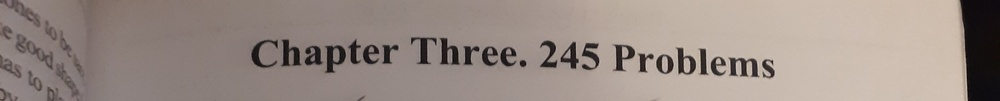
#> input picture problem_images/problem-000.jpg, 1000 x 101 px, shrunk from 3096 x 313 before the run; its folder holds only this picture in this run
$ python parser.py ../../problem_images/problem-000.jpg
#> lines starting #> are read from the running program, lines starting #| are printed output that depends on the picture; after the words box and inside, x2 and y2 are one past the last pixel; in counts of white or black regions, pixels touching at a corner belong together
import cv2
import numpy as np
import pytesseract
import re
import os
from typing import List, Tuple, Dict
import argparse


class GoProblemParser:
    def __init__(self, padding_factor: float = 0.1, min_problem_height: int = 200, min_problem_width: int = 150):
        """
        Initialize the Go problem parser.

        Args:
            padding_factor: Factor to add padding around detected problems (0.1 = 10% padding)
            min_problem_height: Minimum height for a problem region
            min_problem_width: Minimum width for a problem region
        """
#> in process_page, original_image is the input picture: shape (101, 1000, 3); mean B, G, R 133.6, 140.7, 153.7
#| Image dimensions: (101, 1000, 3)
        self.padding_factor = padding_factor
        self.min_problem_height = min_problem_height
        self.min_problem_width = min_problem_width

        # Create output directory
        os.makedirs("problem_images", exist_ok=True)

    def preprocess_image(self, image: np.ndarray) -> np.ndarray:
        """
        Preprocess the image for better OCR and analysis.

        Args:
            image: Input image as numpy array

        Returns:
            Preprocessed image
        """
        # Convert to grayscale if needed
        if len(image.shape) == 3:
            gray = cv2.cvtColor(image, cv2.COLOR_BGR2GRAY)
        else:
            gray = image.copy()

        # Apply Gaussian blur to reduce noise
        blurred = cv2.GaussianBlur(gray, (3, 3), 0)
        cv2.imwrite("preprocess/1-blurred.jpg", blurred)

        # Apply adaptive thresholding for better text detection
        binary = cv2.adaptiveThreshold(blurred, 255, cv2.ADAPTIVE_THRESH_GAUSSIAN_C, cv2.THRESH_BINARY, 11, 2)
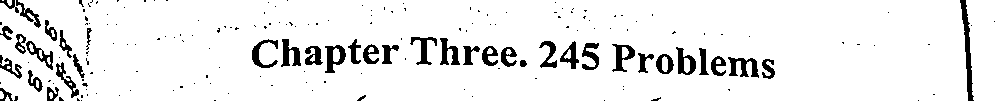
#> binary: shape (101, 1000); 92.2% white; 183 black regions (143 under 20 px), largest, box (x1, y1, x2, y2) and area: (960, 0, 974, 101) 519, (728, 57, 759, 78) 337, (325, 45, 346, 73) 304
        cv2.imwrite("preprocess/2-binary.jpg", binary)

        # Apply sharpening kernel
        kernel = np.array([[-1, -1, -1],
                           [-1, 9, -1],
                           [-1, -1, -1]])
        sharpened = cv2.filter2D(binary, -1, kernel)
        cv2.imwrite("preprocess/3-sharpened.jpg", sharpened)

        # binary = cv2.adaptiveThreshold(sharpened, 255, cv2.ADAPTIVE_THRESH_GAUSSIAN_C, cv2.THRESH_BINARY, 141, 2)
        # cv2.imwrite("preprocess/3-binary.jpg", binary)

        blurred_image = cv2.medianBlur(sharpened, 5)
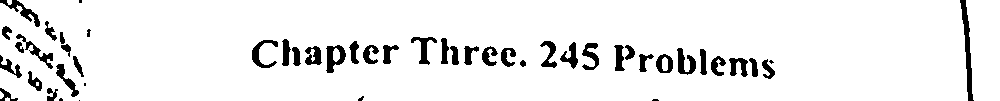
#> blurred_image: shape (101, 1000); 92.9% white; 50 black regions (7 under 20 px), largest, box (x1, y1, x2, y2) and area: (960, 0, 974, 101) 519, (326, 45, 346, 73) 303, (0, 0, 40, 27) 289
        cv2.imwrite("preprocess/4-blurred_image.jpg", blurred_image)

        # _, binary = cv2.threshold(blurred_image3, 127, 255, cv2.THRESH_BINARY)
        # cv2.imwrite("preprocess/7-blurred_image3.jpg", binary)

        # Invert image (white background -> black, black text -> white)
        # inverted = cv2.bitwise_not(binary)

        return blurred_image

    def find_problem_headers(self, image: np.ndarray) -> List[Dict]:
        """
        Find all "Problem ##" headers in the image using OCR with flexible matching.

        Args:
            image: Preprocessed image

        Returns:
            List of dictionaries containing problem info and bounding box info
        """
        # Use pytesseract to get detailed OCR data
        custom_config = r'--oem 3 --psm 6'

        # Get OCR data with bounding boxes
        data = pytesseract.image_to_data(image, config=custom_config, output_type=pytesseract.Output.DICT)

        problems = []

        # More flexible pattern to match "Problem" with common OCR errors
        # Handles: Problem, Preblem, Problen, problem, etc.
        flexible_patterns = [
            r'(.)?[Pp][rn][eoa][bhb][il][eoa][mn](.*)?',  # Main pattern with common substitutions
            r'(.)?[Pp]r[eo]bl[eoa][mn](.*)?',  # Simplified version
            r'(.)?[Pp][rn][eoa][bhb][1il][eoa][mn](.*)?',  # Include 1 for l
            r'(.)?[Pp][rRn][e3o0][bB][1iIlL][e3aA][mM](.*)?',  # General pattern
            r'(.)?[Pp]r[eo]bl[eao][mn](.*)?',  # Simpler fuzzy version
        ]

        # Check if text matches any of our flexible patterns
        for i in range(len(data['text'])):
            word = data['text'][i].strip()
            print(i, ': ', word)
            if not word:
                continue  # Skip empty or whitespace entries

            for pattern in flexible_patterns:
                if re.fullmatch(pattern, word, re.IGNORECASE):
                    bbox = (data['left'][i], data['top'][i], data['width'][i], data['height'][i])
                    center_x = data['left'][i] + data['width'][i] // 2
                    center_y = data['top'][i] + data['height'][i] // 2
                    problems.append({
                        'text': word,
                        'bbox': bbox,
                        'center_x': center_x,
                        'center_y': center_y,
                        'index': i
                    })
                    break

        return problems

    # [133 lines left out: functions estimate_problem_regions, extract_and_save_problems, not called in this run]

    def process_page(self, image_path: str, debug: bool = False) -> None:
        """
        Process a complete go problem book page.

        Args:
            image_path: Path to the input image
            debug: Whether to save debug images
        """
        # Load the original image
        original_image = cv2.imread(image_path)
        if original_image is None:
            raise ValueError(f"Could not load image from {image_path}")

        print(f"Processing image: {image_path}")
        print(f"Image dimensions: {original_image.shape}")

        # Preprocess for OCR
        preprocessed = self.preprocess_image(original_image)
        print("Preprocessing complete.")

        if debug:
            cv2.imwrite("debug_preprocessed.jpg", preprocessed)

        # Find problem headers
        problems = self.find_problem_headers(preprocessed)
        print(f"Found {len(problems)} problems:")
        for prob in problems:
            print(f"  Problem: {prob['text']} at {prob['bbox']}")

        if not problems:
            print("No problems detected. Check image quality and OCR settings.")
            return

        if debug:
            draw_problem_words(original_image, problems, "debug/problem_text_detection.jpg")

        # Estimate problem regions
        # rows = self.estimate_problem_regions(problems, original_image.shape)
        #
        # if debug:
        #     draw_rows(original_image, rows, "debug/problem_rows.jpg")

        regions = self.estimate_problem_regions(problems, original_image.shape)

        # Create debug image showing detected regions
        if debug:
            draw_regions(original_image, regions, "debug/problem_region_detection.jpg")

        # Extract and save individual problems
        self.extract_and_save_problems(original_image, regions)

        print(f"Extraction complete! Saved {len(regions)} problems to problem_images/")


# [35 lines left out: functions draw_problem_words, draw_regions, draw_rows, not called in this run]


def main():
    parser = argparse.ArgumentParser(description='Extract Go problems from scanned book pages')
    parser.add_argument('image_path', help='Path to the input image')
    parser.add_argument('--debug', action='store_true', help='Save debug images')
    parser.add_argument('--padding', type=float, default=0,
                        help='Padding factor around problems (default: 0.1)')
    parser.add_argument('--min-height', type=int, default=200,
                        help='Minimum problem height (default: 200)')
    parser.add_argument('--min-width', type=int, default=150,
                        help='Minimum problem width (default: 150)')

    args = parser.parse_args()

    # Create parser instance
    parser_instance = GoProblemParser(
        padding_factor=args.padding,
        min_problem_height=args.min_height,
        min_problem_width=args.min_width
    )

    try:
        # Process the page
        parser_instance.process_page(args.image_path, debug=args.debug)
#> (the call stopped at in find_problem_headers, `data = pytesseract.image_to_data(image, config=custom_config, output_t..`: pytesseract is not available in this run)
    except Exception as e:
        print(f"Error processing image: {e}")
        return 1

    return 0


if __name__ == "__main__":
    exit(main())
#> (the program exits here)

$ run again, on problem_images/problem-004.jpg
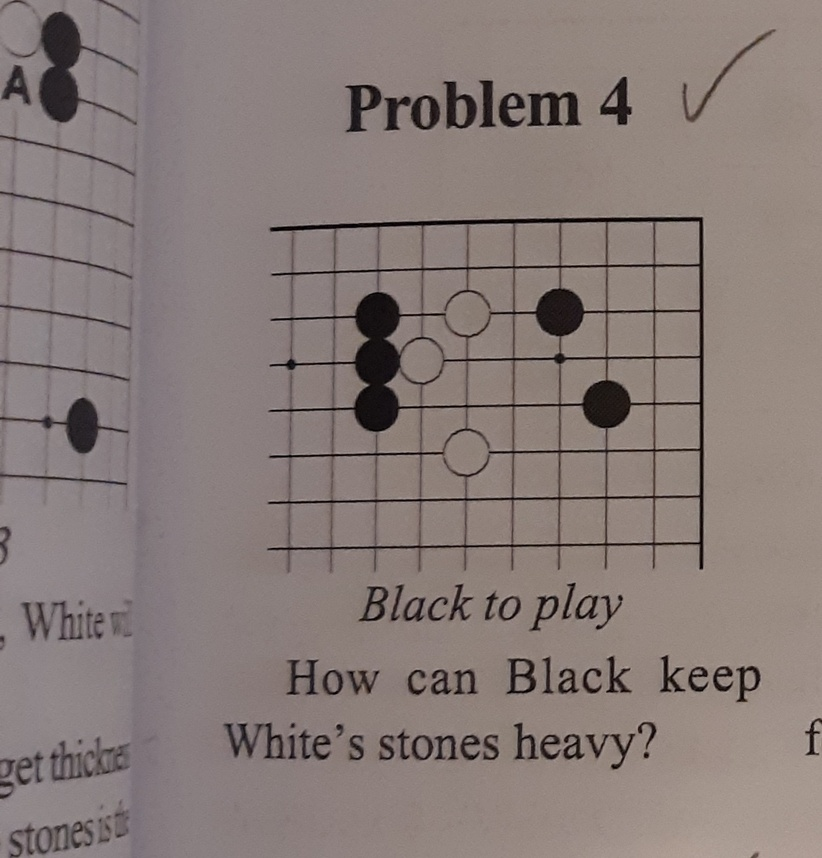
#> input picture problem_images/problem-004.jpg, 822 x 858 px, shrunk from 1238 x 1293 before the run
#> in process_page, original_image is the input picture: shape (858, 822, 3); mean B, G, R 120.1, 123.4, 135.6
#| Image dimensions: (858, 822, 3)
#> in preprocess_image, `binary = cv2.adaptiveThreshold(blurred, 255, cv2.ADAPTIVE_THRESH_GAUSS..`:
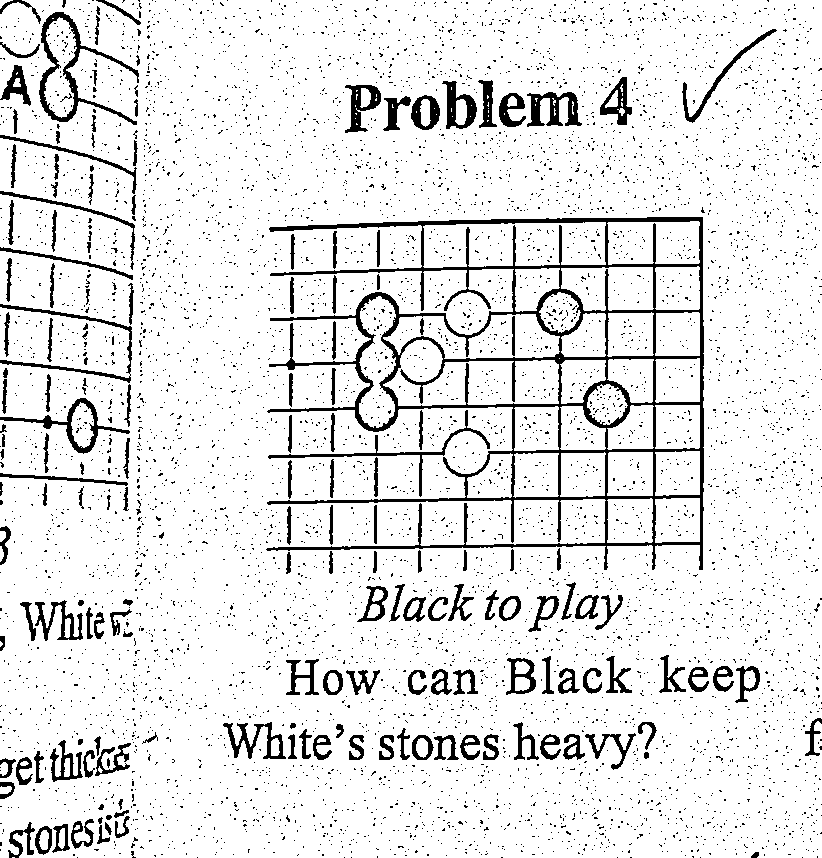
#> binary: shape (858, 822); 90.3% white; 6523 black regions (6345 under 20 px), largest, box (x1, y1, x2, y2) and area: (266, 217, 704, 570) 18703, (39, 12, 139, 125) 1814, (0, 398, 130, 454) 1017
#> in preprocess_image, `blurred_image = cv2.medianBlur(sharpened, 5)`:
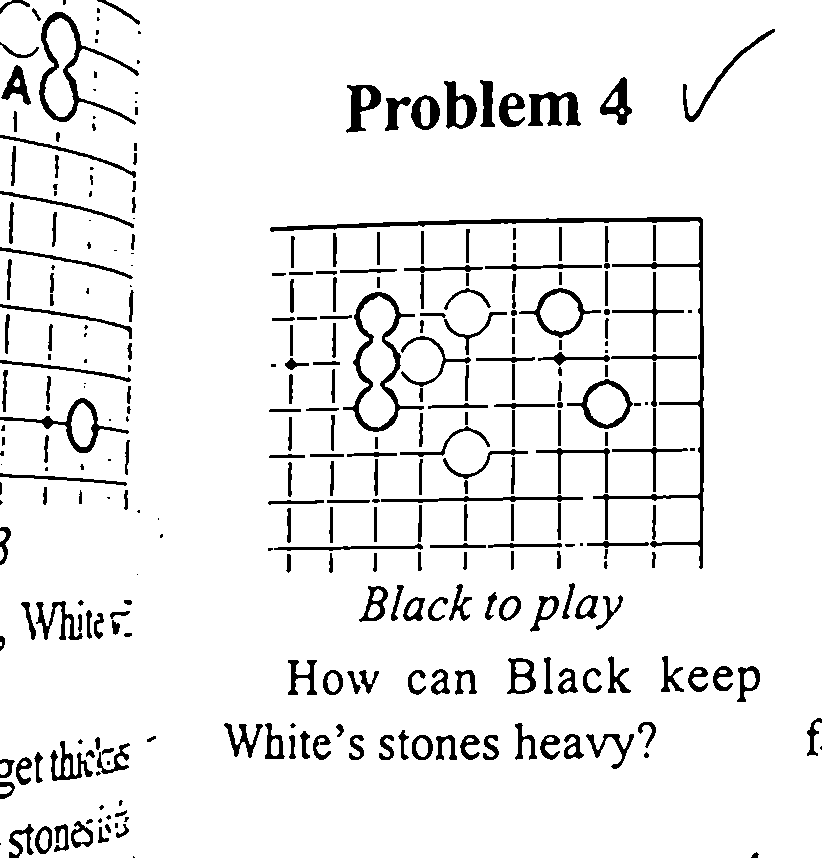
#> blurred_image: shape (858, 822); 92.5% white; 318 black regions (65 under 20 px), largest, box (x1, y1, x2, y2) and area: (270, 217, 704, 569) 4211, (343, 292, 424, 432) 1948, (39, 12, 139, 125) 1808

$ run again, on problem_images/problem-005.jpg
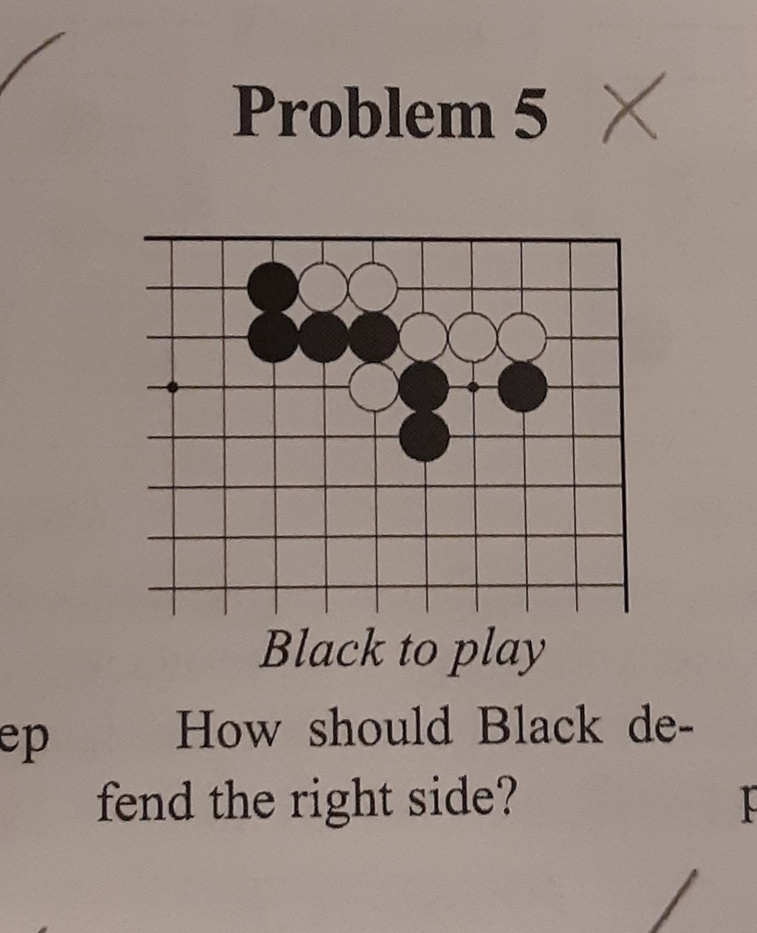
#> input picture problem_images/problem-005.jpg, 757 x 933 px, shrunk from 1049 x 1293 before the run
#> in process_page, original_image is the input picture: shape (933, 757, 3); mean B, G, R 129.8, 137.7, 151.4
#| Image dimensions: (933, 757, 3)
#> in preprocess_image, `binary = cv2.adaptiveThreshold(blurred, 255, cv2.ADAPTIVE_THRESH_GAUSS..`:
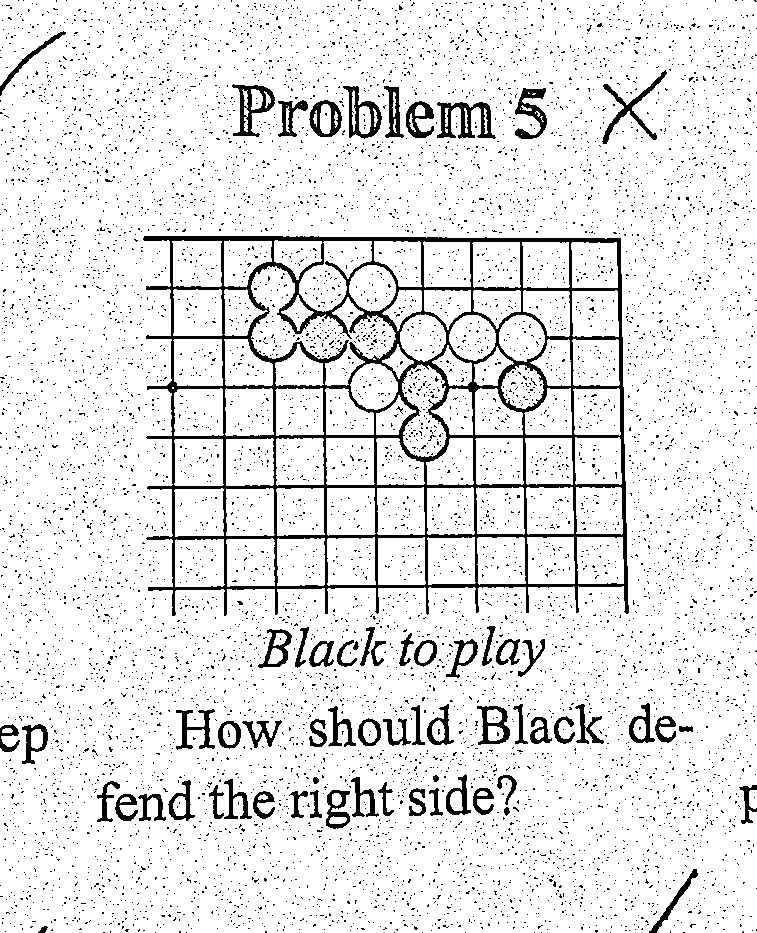
#> binary: shape (933, 757); 90.7% white; 8482 black regions (8416 under 20 px), largest, box (x1, y1, x2, y2) and area: (143, 236, 629, 616) 25828, (437, 102, 496, 139) 1022, (232, 84, 275, 137) 816
#> in preprocess_image, `blurred_image = cv2.medianBlur(sharpened, 5)`:
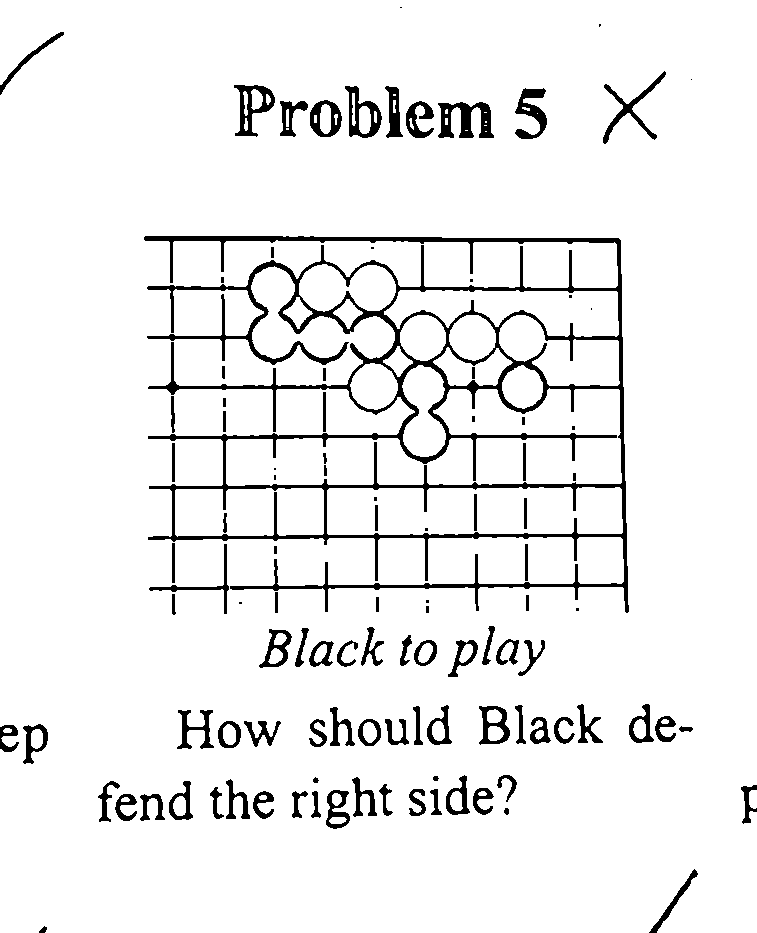
#> blurred_image: shape (933, 757); 93.4% white; 108 black regions (17 under 20 px), largest, box (x1, y1, x2, y2) and area: (144, 236, 629, 613) 23307, (438, 102, 494, 138) 1146, (234, 85, 275, 137) 845
